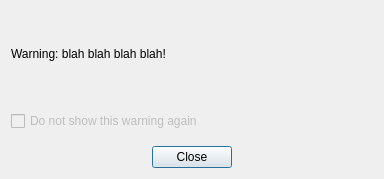
<?xml version="1.0" encoding="UTF-8"?>
<ui version="4.0">
 <class>QtWarningDialog</class>
 <widget class="QDialog" name="QtWarningDialog">
  <property name="geometry">
   <rect>
    <x>0</x>
    <y>0</y>
    <width>384</width>
    <height>179</height>
   </rect>
  </property>
  <property name="sizePolicy">
   <sizepolicy hsizetype="Preferred" vsizetype="Preferred">
    <horstretch>0</horstretch>
    <verstretch>0</verstretch>
   </sizepolicy>
  </property>
  <property name="windowTitle">
   <string>ITK-SNAP - Warnings Generated</string>
  </property>
  <layout class="QVBoxLayout" name="verticalLayout">
   <property name="spacing">
    <number>15</number>
   </property>
   <item>
    <widget class="QLabel" name="label">
     <property name="sizePolicy">
      <sizepolicy hsizetype="Preferred" vsizetype="Preferred">
       <horstretch>1</horstretch>
       <verstretch>1</verstretch>
      </sizepolicy>
     </property>
     <property name="minimumSize">
      <size>
       <width>360</width>
       <height>80</height>
      </size>
     </property>
     <property name="maximumSize">
      <size>
       <width>400</width>
       <height>16777215</height>
      </size>
     </property>
     <property name="text">
      <string>Warning: blah blah blah blah!</string>
     </property>
     <property name="wordWrap">
      <bool>true</bool>
     </property>
    </widget>
   </item>
   <item>
    <widget class="QCheckBox" name="checkBox">
     <property name="enabled">
      <bool>false</bool>
     </property>
     <property name="text">
      <string>Do not show this warning again</string>
     </property>
    </widget>
   </item>
   <item>
    <layout class="QHBoxLayout" name="horizontalLayout">
     <item>
      <spacer name="horizontalSpacer">
       <property name="orientation">
        <enum>Qt::Horizontal</enum>
       </property>
       <property name="sizeHint" stdset="0">
        <size>
         <width>40</width>
         <height>20</height>
        </size>
       </property>
      </spacer>
     </item>
     <item>
      <widget class="QPushButton" name="pushButton">
       <property name="text">
        <string>Close</string>
       </property>
      </widget>
     </item>
     <item>
      <spacer name="horizontalSpacer_2">
       <property name="orientation">
        <enum>Qt::Horizontal</enum>
       </property>
       <property name="sizeHint" stdset="0">
        <size>
         <width>40</width>
         <height>20</height>
        </size>
       </property>
      </spacer>
     </item>
    </layout>
   </item>
  </layout>
 </widget>
 <resources/>
 <connections/>
</ui>
